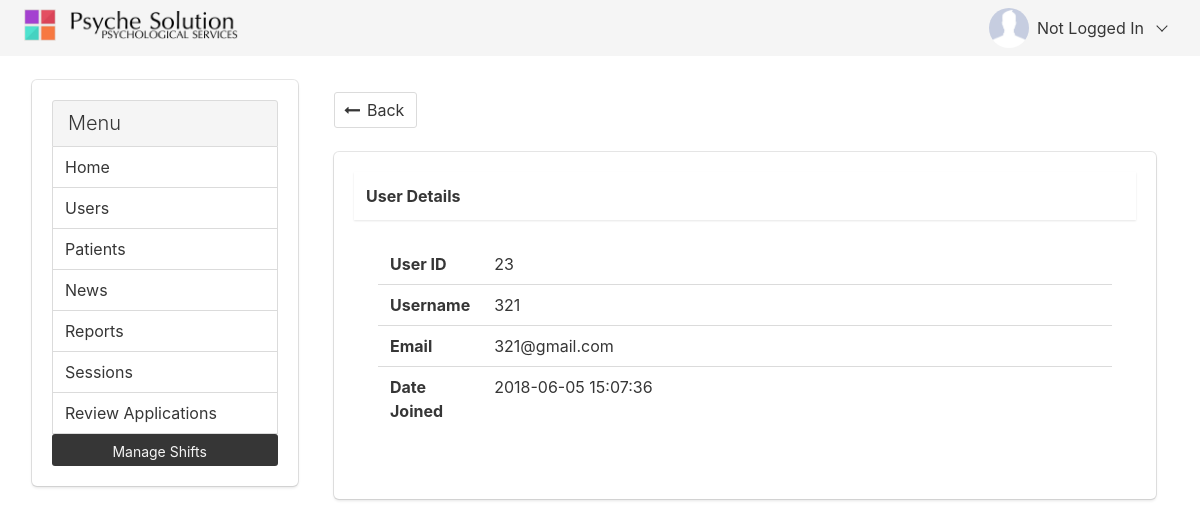
Page /Backend/html/revappli/show.php?id=23 on the committed database.
### tables this page shows
CREATE TABLE `tbl_users` (
  `user_id` int(11) NOT NULL,
  `user_name` varchar(25) NOT NULL,
  `surname` varchar(20) DEFAULT NULL,
  `firstname` varchar(30) DEFAULT NULL,
  `user_email` varchar(60) NOT NULL,
  `user_password` text NOT NULL,
  `user_type` enum('psy','pat','int','rev','admin') NOT NULL,
  `joining_date` datetime NOT NULL,
  `picture` text NOT NULL,
  `contact_no` varchar(15) NOT NULL,
  `additional_info` text
);

### Backend/html/revappli/show.php (the view)
<?php
	require('../../../Database/config.php');
	$updateuser = $_GET['id'];
	$selectuser = "SELECT user_id,user_name, user_email, joining_date FROM tbl_users WHERE user_id=$updateuser";
	$userdata = $db->query($selectuser);
	$data = $userdata->fetch_assoc();
	include('../backend-base.php');
?>
			<div class="column">
				<div class="columns">
					<div class="column">
						<a href="index.php" class="button">
							<span class="icon is-small">
                				<i class="fa fa-long-arrow-left"></i>
							</span>
							<span>Back</span>
						</a>
					</div>
				</div>
				<div class="columns">
					<div class="column">
						<div class="card box">
							<div class="card-header">
								<p class="card-header-title">User Details</p>
							</div>
							<div class="card-content">
								<table class="table is-fullwidth">
									<tbody>
										<tr>
											<th width="100">User ID</th>
											<td><?php echo $data['user_id']; ?></td>
										</tr>
										<tr>
											<th width="100">Username</th>
											<td><?php echo $data['user_name']; ?></td>
										</tr>
										<tr>
											<th width="100">Email</th>
											<td><?php echo $data['user_email']; ?></td>
										</tr>
										<tr>
											<th width="100">Date Joined</th>
											<td><?php echo $data['joining_date']; ?></td>
										</tr>
									</tbody>
								</table>
							</div>
						</div>
					</div>
				</div>
			</div>
				</div>
			</div>
		</div>
	</div>
</body>
</html>

### rows in the picture
tbl_users: user_id "23", user_name "321", user_email "321@gmail.com", joining_date "2018-06-05 15:07:36"
